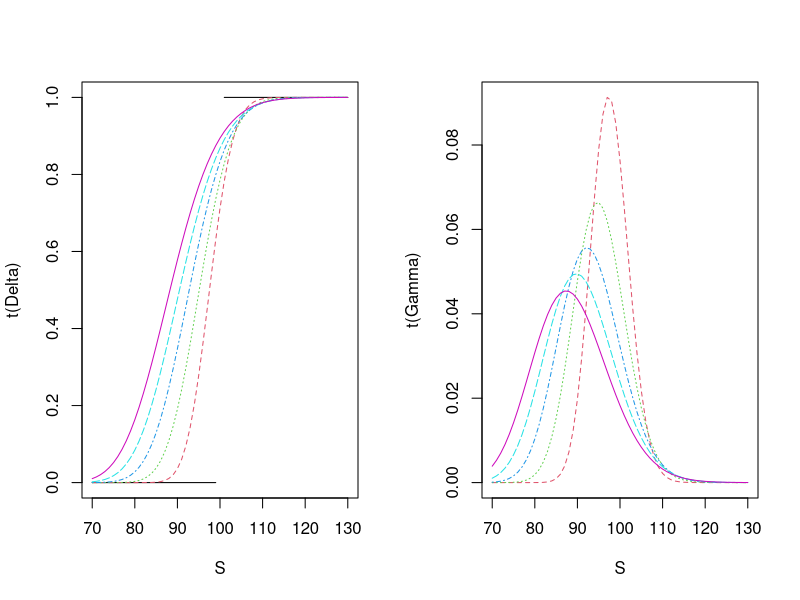

Write the R code that produced this figure.
m <- 6
n <- 61
S0 <- 70
S1 <- 130
K <- 100
r <- 0.12
T <- 1
sigma <- 0.1

time <- seq(T, 0, length = m)
S <- seq(S0, S1, length = n)

numerd1 <- outer(((r + sigma^2/2) * (T - time)), log(S/K), "+")
d1 <- numerd1/(sigma * sqrt(T - time))
Delta <- pnorm(d1)

factor1 <- 1/(sqrt(2 * pi) * sigma * outer(sqrt(T - time), S, "*"))
factor2 <- exp(-d1^2/2)
Gamma <- factor1 * factor2

old.par <- par(mfrow = c(1, 2))
matplot(S, t(Delta), type = "l")
matplot(S, t(Gamma), type = "l")
par(old.par)

## NAME: greeks.R
##
## USAGE: within R, at interactive prompt
##        source("greeks.R")
## REQUIRED ARGUMENTS: none
##
## OPTIONS: none
## DESCRIPTION:  For given parameter values, the Black-Scholes-Merton
## call option "Greeks" Delta and Gamma are
## sampled at a specified m X 1 array of times and
## at a specified  1 X n array of security prices using vectorization
## and broadcasting.  The results can be plotted as functions of the
## security price.  This approach is taken to
## illustrate the use of vectorization and broadcasting for efficient
## evaluation of greeks for an array of solution values from
## a complicated formula.
##              
## DIAGNOSTICS: none
## CONFIGURATION AND ENVIRONMENT: none
## DEPENDENCIES:  none
## INCOMPATIBILITIES: none known
## PROVENANCE: Created by sdunbar
## BUGS AND LIMITATIONS: The definition of the functions
## Delta, Gamma does no
## no error checking in the input variables.  This could be improved
## to do type checking and even value checking for appropriate values.
##
## The S variable is considered to be a row vector, of size 1 X n
## although R actually creates and uses it as a column vector of size n x 1.
## The t variable is considered to be a column vector, of size m X 1.
## The calculation of Delta and factor1  then uses broadcasting, also called
## binary singleton expansion, recycling, single-instruction multiple
## data or replication.
##
## The calculation is vectorized for an array of S values and an array
## of t values, but it is NOT vectorized for arrays in the parameters
## K, r, T, and sigma.
##
## The calculation relies on using the rules for calcuation and handling of
## infinity and NaN (Not a Number) which come from divisions by 0, taking
## logarithms of 0, and negative numbers and calculating the normal cdf at
## ininifty and negative infinity.  R will not plot a NaN which accounts for
## the gap at S = 0 in the graph line for t = 1.
##
## The color labeling of the plot lines is the default coloring.
## There doesn't seem to be an easy way to get the color labeling
## described in the text.
## FEATURES AND POTENTIAL IMPROVEMENTS:
## Add a plot key labeling the plot lines.
##
##
## To do the plotting. matplot plots the columns of one matrix against the 
## columns of another.  Delta and Gamma are 6 rows (one for each time element) by 61
## columns, and we wish to plot each row against S which is 1 column with 61 rows.
## Therefore, it is necessary to take the transpose of Delta and Gamma.
## AUTHOR:  Steve Dunbar
## VERSION: Version 1.0, as of Tue Dec 30, 2014  7:25 AM
## KEYWORDS: Black Scholes equation, Delta, Gamma, greeks


